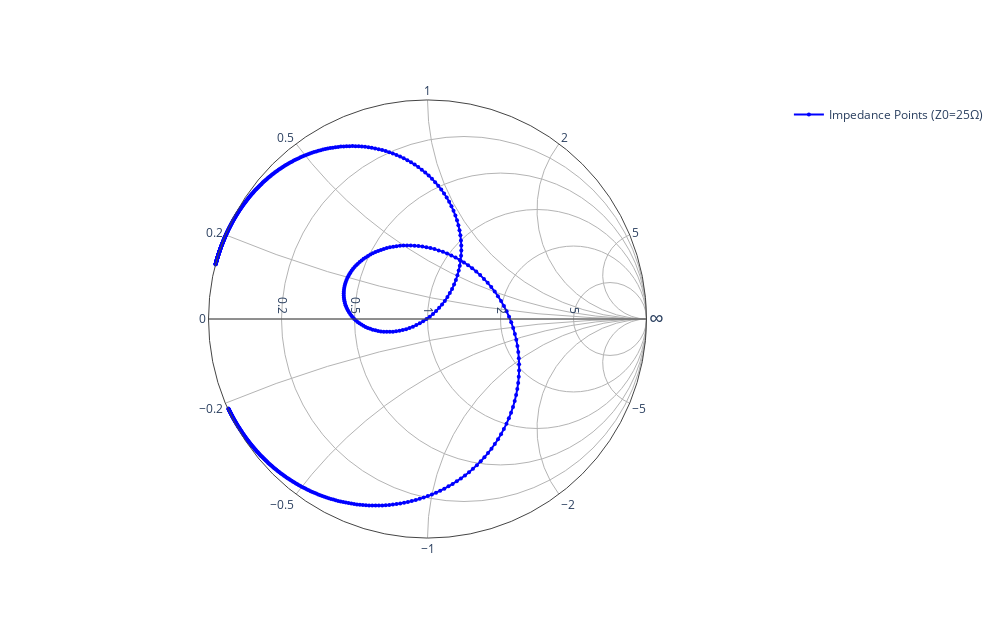

Source (notebook cell):
### Markdown cell above
# Étape 2 : Distribution de l'intensité du rayonnement sur une sphère
from efield.efield2 import radiation_intensity_distribution_over_sphere_surface
from efield.efield3 import antenna_directivity_pattern

impedance, *_ = radiation_algorithm(ifa_meander_mat, 868e6, feed_point, voltage_amplitude=0.5, show=True)

ifa_meander_mesh2 = 'data/antennas_mesh2/sim_optimize_ifa_mesh2.mat'
ifa_meander_current = 'data/antennas_current/sim_optimize_ifa_current.mat'
ifa_meander_gain_power = 'data/antennas_gain_power/sim_optimize_ifa_gain_power.mat'
filename_sphere_dense = '../../data/sphere_mesh/sphere_dense.mat'

# Étape 2 : Distribution de l'intensité du rayonnement sur une sphère
print("Calculating radiation intensity distribution over sphere surface...")
radiation_intensity_distribution_over_sphere_surface(ifa_meander_mesh2, ifa_meander_current, filename_sphere_dense, radiation=True, save_image=False)

# Étape 3 : Génération du diagramme de directivité
print("Generating antenna directivity pattern...")
antenna_directivity_pattern(ifa_meander_mesh2, ifa_meander_current, ifa_meander_gain_power, radiation=True)

### Code cell
L_nH = 0.2200
C_pF = 614.1038

L_H = L_nH * 1e-9  # Convert to Henry
# formula to find C_pF
C_F = C_pF * 1e-12  # in Farads

# Add series capacitor
# impedances_matched = add_series_capacitor(last_impedances, frequencies, C_F)
impedances_matched = add_parallel_capacitor_inductor(impedances_simulated, frequencies, C_F, L_H)

# Calculate matched S11
s11_db_matched, s11_matched = calculate_s11_db(impedances_matched, z0=Z_adapt)
plot_s11_curve(s11_db_matched, fLow, fHigh, fC, show_min=True, s11_reference=-6, show_reference=True)
plot_smith_chart(impedances_matched, frequencies, fC, save_image=True, Z0=Z_adapt)
calculate_bandwidth(frequencies, s11_db_matched, threshold=-6)

### Figure 1 — Plotly figure (JSON) as saved in the notebook; plotly's stock layout.template omitted (floating-point values rounded to 4 significant figures; data arrays with more than 128 entries replaced by an {"elided": "..."} marker saying what was removed)
{"data": [{"hoverinfo": "text", "imag": {"elided": "661 float values"}, "line": {"color": "blue"}, "marker": {"color": "blue", "size": 4}, "mode": "markers+lines", "name": "Impedance Points (Z0=25Ω)", "real": {"elided": "661 float values"}, "text": {"elided": "661 str values"}, "type": "scattersmith"}], "layout": {"height": 618, "showlegend": true, "title": {"text": ""}, "width": 1000}}
